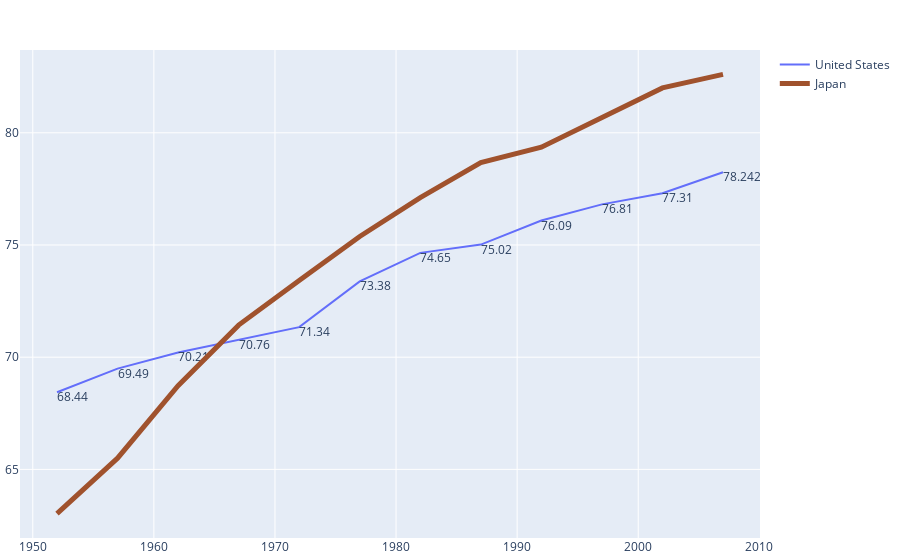

Notebook source saved alongside this figure:
### Code cell
fig.update_layout(
    margin=dict(
        l=5,
        r=5,
        t=50,
        b=5
    )
)
fig.show()

### Figure 1 — Plotly figure (JSON) as saved in the notebook; plotly's stock layout.template omitted (floating-point values rounded to 4 significant figures)
{"data": [{"mode": "lines+text", "name": "United States", "text": [68.44, 69.49, 70.21, 70.76, 71.34, 73.38, 74.65, 75.02, 76.09, 76.81, 77.31, 78.24], "textposition": "bottom right", "type": "scatter", "x": [1952, 1957, 1962, 1967, 1972, 1977, 1982, 1987, 1992, 1997, 2002, 2007], "y": [68.44, 69.49, 70.21, 70.76, 71.34, 73.38, 74.65, 75.02, 76.09, 76.81, 77.31, 78.24]}, {"line": {"color": "sienna", "width": 5}, "mode": "lines", "name": "Japan", "type": "scatter", "x": [1952, 1957, 1962, 1967, 1972, 1977, 1982, 1987, 1992, 1997, 2002, 2007], "y": [63.03, 65.5, 68.73, 71.43, 73.42, 75.38, 77.11, 78.67, 79.36, 80.69, 82, 82.6]}], "layout": {"margin": {"b": 5, "l": 5, "r": 5, "t": 50}}}
